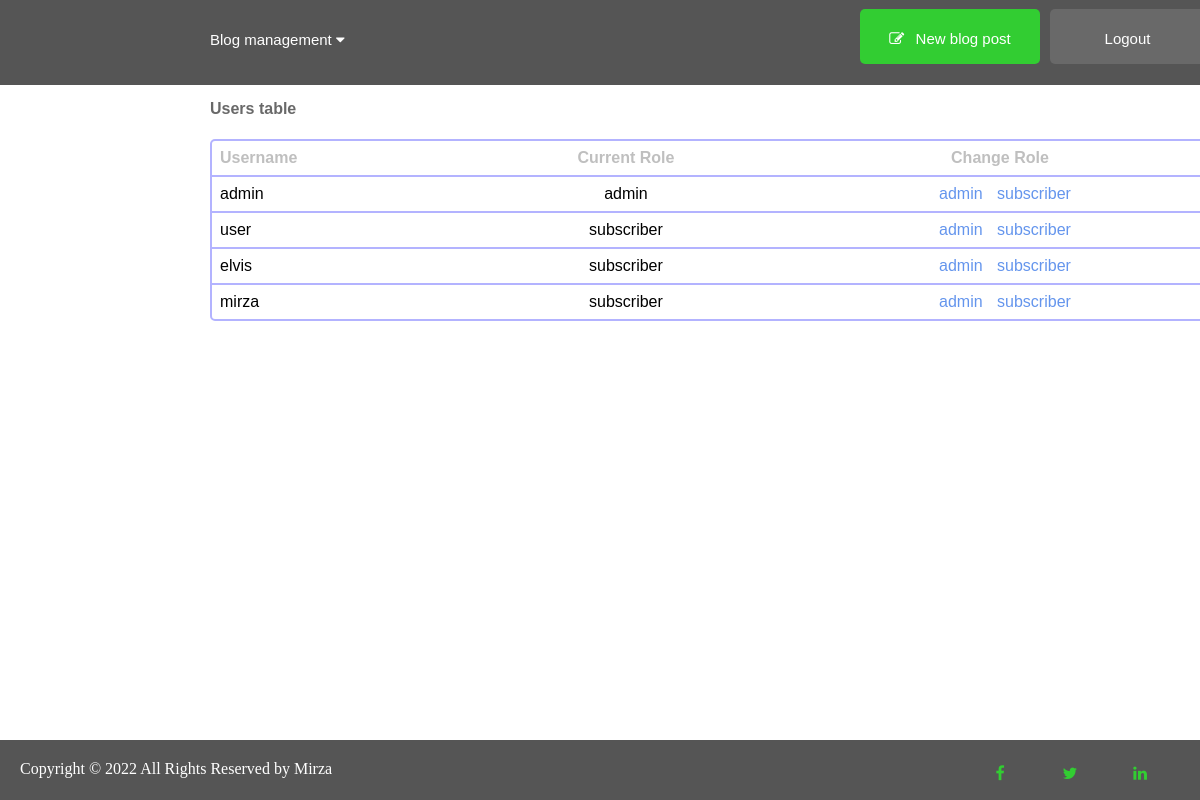
The page /admin/users.php (signed in) on the database its author committed.
### tables this page shows
CREATE TABLE `users` (
  `user_id` int(3) NOT NULL,
  `username` varchar(12) NOT NULL,
  `password` varchar(255) NOT NULL,
  `role` varchar(255) NOT NULL DEFAULT 'subscriber',
  `randSalt` varchar(255) NOT NULL DEFAULT '$2y$10$1234512345123451234512'
);

### admin/includes/viewAllUsers.php (the view, shortened to what this page needs)
<div style="margin-top: 100px;">
<h4 id="h3" class="font">Users table</h4>
    <table class="table_users">
        <thead>
            <tr>
                <th>Username</th>
                <th style="text-align: center;">Current Role</th>
                <th style="text-align: center;">Change Role</th>
            </tr>
        </thead>
<?php
        $query = "SELECT * FROM users";
        $select_users = mysqli_query($connection, $query);
        while($row = mysqli_fetch_assoc($select_users)){
            $user_id = $row['user_id'];
            $username = $row['username'];
            $role = $row['role'];
            echo "<tr>";
                echo "<td>{$username}</td>";
                echo "<td style='text-align: center;'>{$role}</td>";
                echo "<td style='text-align: center;'><a class='admin-icons' href='users.php?change_to_admin={$user_id}'>admin</a>  <a class='admin-icons_sub' href='users.php?change_to_sub={$user_id}'>subscriber</a></td>";
            echo "</tr>";
        }
?>
    </table>
</div>

### css/css.css (style rules this page uses)
body { margin:0; }
th, td { padding: 8px; text-align: left; font-family: Arial, Helvetica, sans-serif; }
td { border-top: solid 2px #b3b3ff; }
th { color: #bfbfbf; }
.admin-icons { text-decoration: none; color: cornflowerblue; margin-left: 10px; }
.admin-icons_sub { text-decoration: none; color: cornflowerblue; margin-left: 10px; }
.table_users { border-collapse: separate; width: 1010px; border: solid 2px #b3b3ff; border-radius: 5px; border-spacing: 0; margin: auto; padding: auto; position: relative; margin-left: 210px; font-family: Arial, Helvetica, sans-serif; }
#h3 { margin-left: 210px; color: dimgray; font-family: Arial, Helvetica, sans-serif; }
.font { font-family: Arial, Helvetica, sans-serif; }

### rows shown on the page
users: username "admin", role "admin"
users: username "user", role "subscriber"
users: username "elvis", role "subscriber"
users: username "mirza", role "subscriber"
